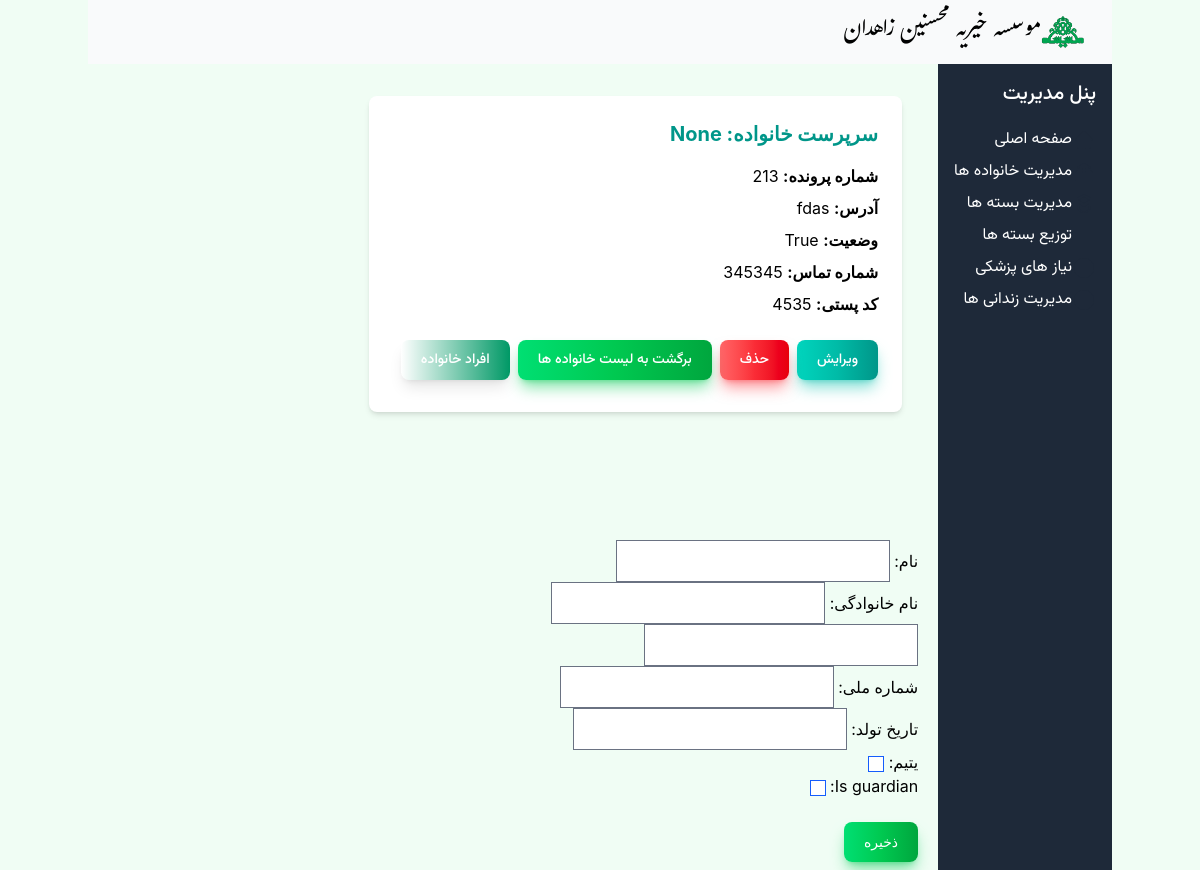
The app's page /families/3/ with its own data.
### Mohsenin/models.py (models this page shows)
class Family(models.Model):
    doc_code = models.IntegerField('شماره پرونده')
    need_level = models.IntegerField('سطح نیاز', default=1, choices=NEED_LEVEL_CHOICE)
    family_type = models.IntegerField('نوع نیازمندی', default=1, choices=FAMILY_TYPE_CHOICES)
    guardian = models.ForeignKey('Person', verbose_name='سرپرست خانوار', on_delete=models.SET_NULL, related_name='guardianship', null=True)
    address = models.CharField('آدرس',max_length=255)
    contact_number = models.CharField('شماره تماس',max_length=15, blank=True, null=True)
    postal_code = models.CharField('کدپستی',max_length=10, blank=True, null= True)
    distlist = models.ForeignKey(Dist, verbose_name='لیست توزیع',on_delete=models.SET_NULL, null=True)
    is_active = models.BooleanField('تحت پوشش',default=True)  # To track if the family is currently receiving support

### Mohsenin/views.py (the view, shortened to what this page needs)
# urls.py: path('families/<int:pk>/', views.FamilyDetailView.as_view(), name='family_detail'),
class FamilyDetailView(CreateView):
    template_name = 'Family/family_detail.html'
    model = Person
    form_class = NewPersonForm
    success_url = reverse_lazy("person_list")
    def get(self, request, pk):
        family = get_object_or_404(Family, pk=pk)
        person = Person.objects.all()
        context = {
            'persons':person,
            'family': family,
            'form': NewPersonForm(),  # فرم اولیه برای نمایش
        }
        return render(request, self.template_name, context)

### Mohsenin/forms.py
class NewPersonForm(forms.ModelForm):
    class Meta:
        model = Person
        fields = ["first_name", "last_name", "father_name", "national_id", "birth_date", "is_orphan", "is_guardian"]

### Mohsenin/templates/Family/family_detail.html (shortened to what this page needs)
{% extends "base.html" %}
{% block content %}
<div class="container mx-auto py-8 px-4">
    <div class="bg-white rounded-lg shadow-md p-6">
        <h2 class="text-xl font-bold text-teal-600 mb-4">سرپرست خانواده: {{ family.guardian }}</h2>
        <p class="mb-2"><strong>شماره پرونده:</strong> {{ family.doc_code }}</p>
        <p class="mb-2"><strong>آدرس:</strong> {{ family.address }}</p>
        <p class="mb-2"><strong>وضعیت:</strong> {{ family.is_active }}</p>
        <p class="mb-2"><strong>شماره تماس:</strong> {{ family.contact_number }}</p>
        <p class="mb-2"><strong>کد پستی:</strong> {{ family.postal_code }}</p>
        <div class="mt-6 flex space-x-4">
        <a href="{% url 'family_update' family.pk %}" class="text-white bg-gradient-to-r from-teal-400 via-teal-500 to-teal-600 hover:bg-gradient-to-br focus:ring-4 focus:outline-none focus:ring-teal-300 dark:focus:ring-teal-800 shadow-lg shadow-teal-500/50 dark:shadow-lg dark:shadow-teal-800/80 vazir-medium rounded-lg text-sm px-5 py-2.5 text-center me-2 mb-2">ویرایش</a>
        <a href="{% url 'family_deactivate' family.pk %}" class="text-white bg-gradient-to-r from-red-400 via-red-500 to-red-600 hover:bg-gradient-to-br focus:ring-4 focus:outline-none focus:ring-red-300 dark:focus:ring-red-800 shadow-lg shadow-red-500/50 dark:shadow-lg dark:shadow-red-800/80 vazir-medium rounded-lg text-sm px-5 py-2.5 text-center me-2 mb-2">حذف</a>
        <a href="{% url 'family_list' %}" class="text-white bg-gradient-to-r from-green-400 via-green-500 to-green-600 hover:bg-gradient-to-br focus:ring-4 focus:outline-none focus:ring-green-300 dark:focus:ring-green-800 shadow-lg shadow-green-500/50 dark:shadow-lg dark:shadow-green-800/80 vazir-medium rounded-lg text-sm px-5 py-2.5 text-center me-2 mb-2">برگشت به لیست خانواده ها</a>
        <a href="{% url 'person_list' family.pk %}" class="text-white bg-gradient-to-r from-emerald-400 via-emerald-500 to-emerald-600 hover:bg-gradient-to-br focus:ring-4 focus:outline-none focus:ring-emerald-300 dark:focus:ring-emerald-800 shadow-lg shadow-emerald-500/50 dark:shadow-lg dark:shadow-emerald-800/80 vazir-medium rounded-lg text-sm px-5 py-2.5 text-center me-2 mb-2">افراد خانواده</a>
        </div>
    </div>
</div>
<br><br><br>
<br>
<form method="post">
    {{ form.as_p }}
    <br>
    <button type="submit" class="text-white bg-gradient-to-r from-green-400 via-green-500 to-green-600 hover:bg-gradient-to-br focus:ring-4 focus:outline-none focus:ring-green-300 dark:focus:ring-green-800 shadow-lg shadow-green-500/50 dark:shadow-lg dark:shadow-green-800/80 font-medium rounded-lg text-sm px-5 py-2.5 text-center me-2 mb-2">ذخیره</button>
</form>
{% endblock %}

### records on screen
Family: guardian "None", doc_code "213", address "fdas", is_active "True", contact_number "345345", postal_code "4535"
